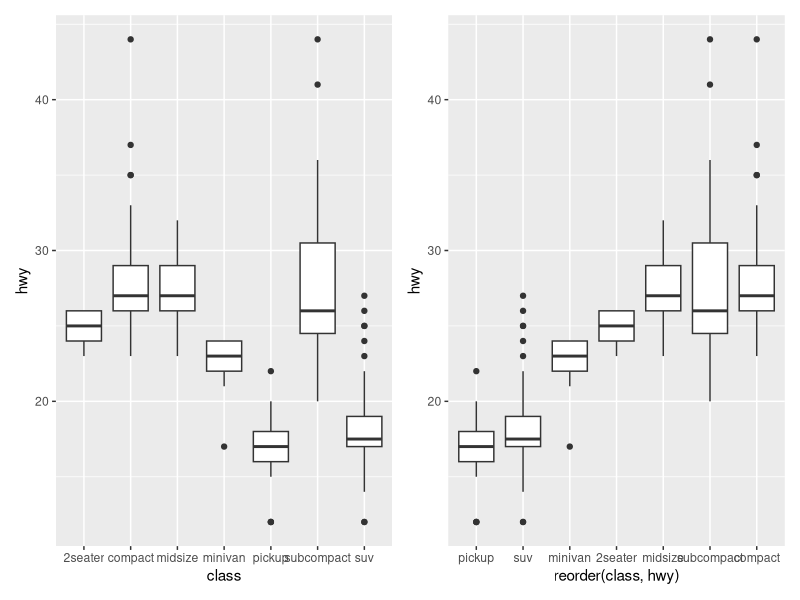

Recreate this plot in R.
library("ggplot2")
library("patchwork")
data <- mpg

# 基本要素，data+aesthetic mapping+layer (通常由geom函数创建）
# ggplot(mpg, aes(x = displ, y = hwy, color = class)) +
#   geom_point()

# ggplot(economics, aes(date, unemploy)) + geom_line()

# 分面 facet： grid and wrap
## 分面的话要注意如果不设置scale_x_discrete(y_scale=free)，会导致x轴的值不是子图分开排列
# TODO: scale_x_discrete(y_scale=free)靠记忆写的，要确认
# ggplot(mpg, aes(displ, hwy)) +
#   geom_point() +
#   geom_smooth() +
#   # default method loess apply for <1000 data points
#   # <1000 points, use geom_smooth(method = "gam", formula = y ~ s(x)) provide by mgcv package
#   facet_wrap(~class)

# reorder
p1<-ggplot(mpg, aes(class, hwy)) + geom_boxplot()  # 默认按字母排序
p2<-ggplot(mpg, aes(reorder(class, hwy), hwy)) + geom_boxplot()  # 按hwy值排序
final_p <- p1 + p2
print(final_p)